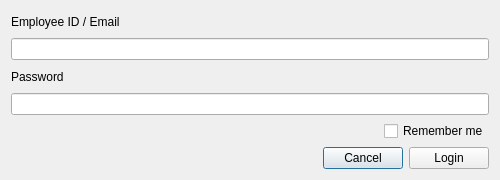
<?xml version="1.0" encoding="UTF-8"?>
<ui version="4.0">
 <class>LoginDialog</class>
 <widget class="QDialog" name="LoginDialog">
  <property name="geometry">
   <rect>
    <x>0</x>
    <y>0</y>
    <width>500</width>
    <height>180</height>
   </rect>
  </property>
  <property name="minimumSize">
   <size>
    <width>500</width>
    <height>180</height>
   </size>
  </property>
  <property name="maximumSize">
   <size>
    <width>500</width>
    <height>180</height>
   </size>
  </property>
  <property name="windowTitle">
   <string>Login To Kairos</string>
  </property>
  <layout class="QVBoxLayout" name="verticalLayout_2">
   <item>
    <layout class="QVBoxLayout" name="verticalLayout">
     <item>
      <widget class="QLabel" name="label">
       <property name="text">
        <string>Employee ID / Email</string>
       </property>
      </widget>
     </item>
     <item>
      <widget class="QLineEdit" name="txtUsername"/>
     </item>
     <item>
      <widget class="QLabel" name="label_2">
       <property name="text">
        <string>Password</string>
       </property>
      </widget>
     </item>
     <item>
      <widget class="QLineEdit" name="txtPassword">
       <property name="echoMode">
        <enum>QLineEdit::Password</enum>
       </property>
      </widget>
     </item>
    </layout>
   </item>
   <item>
    <layout class="QHBoxLayout" name="horizontalLayout_2">
     <item>
      <spacer name="horizontalSpacer">
       <property name="orientation">
        <enum>Qt::Horizontal</enum>
       </property>
       <property name="sizeHint" stdset="0">
        <size>
         <width>40</width>
         <height>20</height>
        </size>
       </property>
      </spacer>
     </item>
     <item>
      <widget class="QCheckBox" name="cbxRemember">
       <property name="text">
        <string>Remember me</string>
       </property>
      </widget>
     </item>
    </layout>
   </item>
   <item>
    <layout class="QHBoxLayout" name="horizontalLayout">
     <item>
      <spacer name="horizontalSpacer_2">
       <property name="orientation">
        <enum>Qt::Horizontal</enum>
       </property>
       <property name="sizeHint" stdset="0">
        <size>
         <width>40</width>
         <height>20</height>
        </size>
       </property>
      </spacer>
     </item>
     <item>
      <widget class="QPushButton" name="btnCancel">
       <property name="text">
        <string>Cancel</string>
       </property>
      </widget>
     </item>
     <item>
      <widget class="QPushButton" name="btnLogin">
       <property name="text">
        <string>Login</string>
       </property>
      </widget>
     </item>
    </layout>
   </item>
  </layout>
 </widget>
 <resources/>
 <connections/>
</ui>
